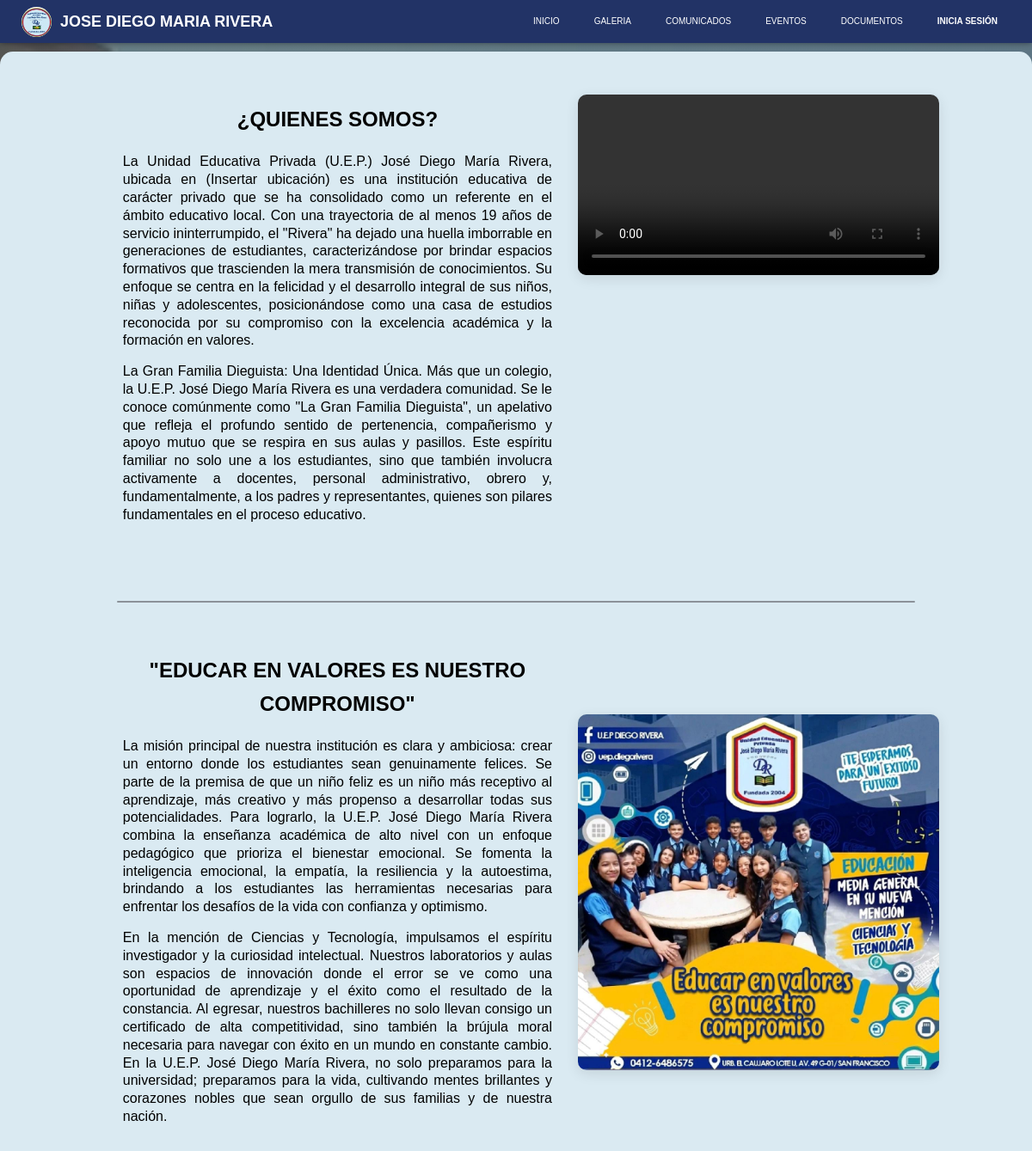
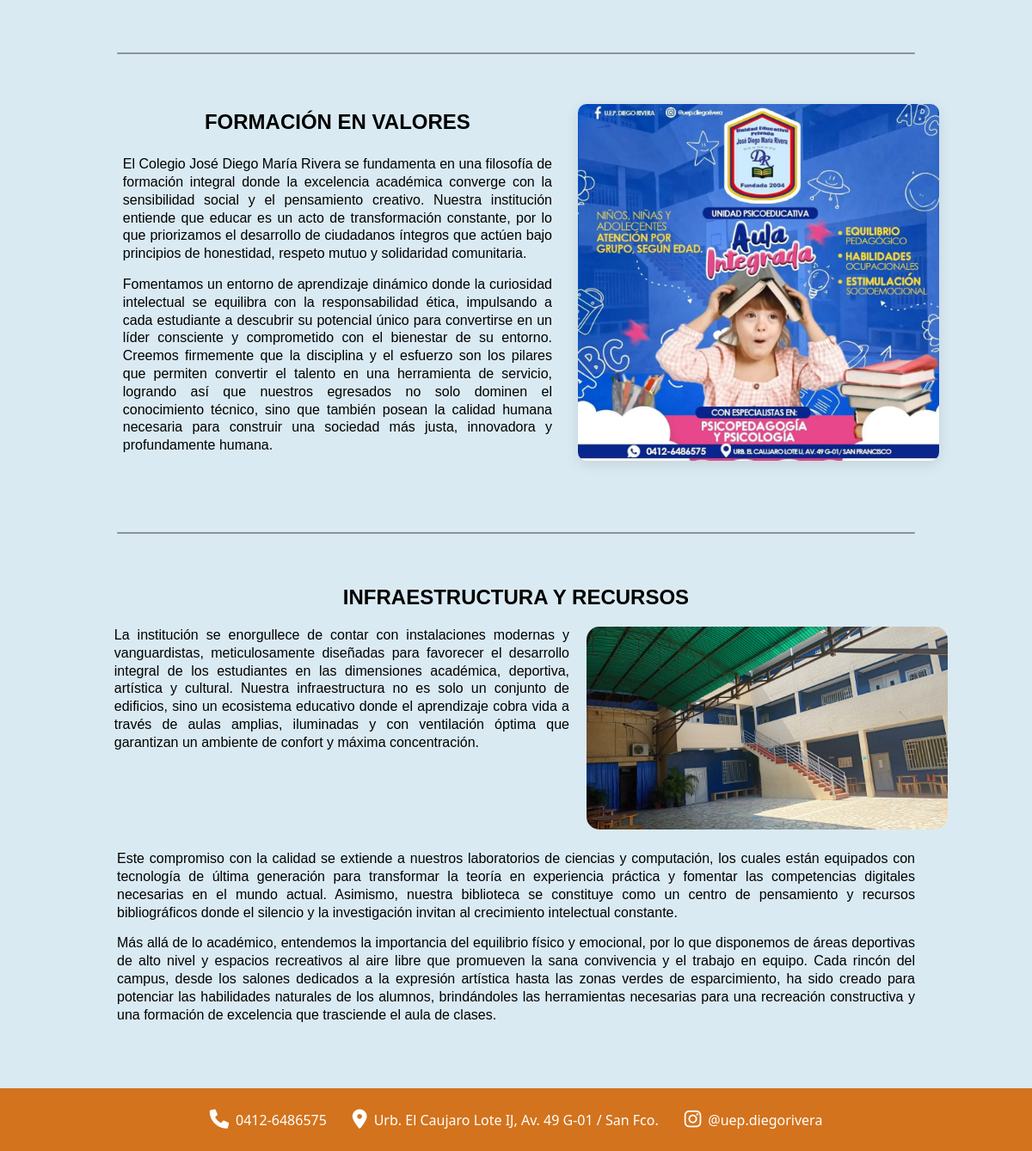
The page / on the database its author committed (2 pictures, top to bottom).
### tables this page shows
CREATE TABLE `secciones_paginas` (
  `id_seccion` int NOT NULL AUTO_INCREMENT,
  `nombre_seccion` varchar(45) NOT NULL,
  PRIMARY KEY (`id_seccion`)
);

### index.php (the view, shortened to what this page needs)
<!DOCTYPE html>
<html lang="es">
<head>
    <link rel="stylesheet" href="css/estilos.css?v=1.110">
</head>
<body>
    <header class="header">
        <nav class="nav">
            <a href="index.php" class="logo">
                <img class="img" src="img_video/WhatsApp_Image_2026-03-02_at_4.15.30_PM-removebg-preview.png" alt="">
                <h1>Jose Diego Maria Rivera</h1>
            </a>
            <ul class="nav-menu" id="navlinks">
                <li class="nav-menu-item"><a href="index.php" class="nav-menu-link">inicio</a></li>
                <?php
                include 'conexion_be.php';
                $query_menu = mysqli_query($conexion, "SELECT * FROM secciones_paginas");
                while($seccion = mysqli_fetch_assoc($query_menu)) {
                    $nombre = $seccion['nombre_seccion'];
                    echo '<li class="nav-menu-item">
                            <a href="seccion.php?id='.$seccion['id_seccion'].'" class="nav-menu-link">'.strtolower($nombre).'</a>
                        </li>';
                }
                $panelGestionLi = "";
                if (isset($_SESSION['usuario'])) {
                    if (tienePermiso('ver_panel_admin')) {
                        $panelGestionLi = '<li><a href="admin_panel.php">⚙️ Panel de Control</a></li>';
                    }
                    echo '
                    <li class="nav-menu-item user-panel-container">
                        <button id="userBtn" class="nav-menu-link user-btn" style="border: none; cursor: pointer; display: flex; align-items: center;">
                            👤 ' . htmlspecialchars($_SESSION['usuario']) . '
                        </button>
                        <div id="userPanel" class="user-panel-dropdown">
                            <div class="user-info">
                                <p class="user-name"><strong>' . htmlspecialchars($_SESSION['nombre_completo'] ?? $_SESSION['usuario']) . '</strong></p>
                                <span class="user-role">' . strtoupper($_SESSION['rol']) . '</span>
                            </div>
                            <hr>
                            <ul class="user-actions">
                                ' . $panelGestionLi . '
                                <li><a href="cerrar_sesion.php" class="logout-link">🚪 Cerrar Sesión</a></li>
                            </ul>
                        </div>
                    </li>';
                } else {
                    echo '
                    <li class="nav-menu-item">
                        <a href="login.php" class="nav-menu-link" style="font-weight: bold;"> Inicia sesión</a>
                    </li>';
                }
                ?>
            </ul>
        </nav>
    </header>
    <div class="contenido contenido-inicio">
    <div class="contenedor-padre">
        <div class="bloque-contenido">
            <div class="texto-columna">
                <h2>¿Quienes somos?</h2>
                <p>
                    La Unidad Educativa Privada (U.E.P.) José Diego María Rivera, ubicada en (Insertar ubicación) es una institución educativa de carácter privado que se ha consolidado como un referente en el ámbito educativo local. Con una trayectoria de al menos 19 años de servicio ininterrumpido, el "Rivera" ha dejado una huella imborrable en generaciones de estudiantes, caracterizándose por brindar espacios formativos que trascienden la mera transmisión de conocimientos. Su enfoque se centra en la felicidad y el desarrollo integral de sus niños, niñas y adolescentes, posicionándose como una casa de estudios reconocida por su compromiso con la excelencia académica y la formación en valores.
                    </p>
                    <p>
                    La Gran Familia Dieguista: Una Identidad Única. Más que un colegio, la U.E.P. José Diego María Rivera es una verdadera comunidad. Se le conoce comúnmente como "La Gran Familia Dieguista", un apelativo que refleja el profundo sentido de pertenencia, compañerismo y apoyo mutuo que se respira en sus aulas y pasillos. Este espíritu familiar no solo une a los estudiantes, sino que también involucra activamente a docentes, personal administrativo, obrero y, fundamentalmente, a los padres y representantes, quienes son pilares fundamentales en el proceso educativo.
                </p>
            </div>
            <div class="imagen-columna">
                <video autoplay controls src="img_video/WhatsApp Video 2026-03-02 at 4.46.59 PM.mp4"></video>
            </div>
        </div>
    </div>
<hr class="linea-separadora">
    <div class="contenedor-padre">
        <div class="bloque-contenido">
            <div class="texto-columna">
                <h2>"Educar en Valores es Nuestro Compromiso"</h2>
                <p>
                        La misión principal de nuestra institución es clara y ambiciosa: crear un entorno donde los estudiantes sean genuinamente felices. Se parte de la premisa de que un niño feliz es un niño más receptivo al aprendizaje, más creativo y más propenso a desarrollar todas sus potencialidades. Para lograrlo, la U.E.P. José Diego María Rivera combina la enseñanza académica de alto nivel con un enfoque pedagógico que prioriza el bienestar emocional. Se fomenta la inteligencia emocional, la empatía, la resiliencia y la autoestima, brindando a los estudiantes las herramientas necesarias para enfrentar los desafíos de la vida con confianza y optimismo.
                    </p>
                    <p>
                        En la mención de Ciencias y Tecnología, impulsamos el espíritu investigador y la curiosidad intelectual. Nuestros laboratorios y aulas son espacios de innovación donde el error se ve como una oportunidad de aprendizaje y el éxito como el resultado de la constancia. Al egresar, nuestros bachilleres no solo llevan consigo un certificado de alta competitividad, sino también la brújula moral necesaria para navegar con éxito en un mundo en constante cambio. En la U.E.P. José Diego María Rivera, no solo preparamos para la universidad; preparamos para la vida, cultivando mentes brillantes y corazones nobles que sean orgullo de sus familias y de nuestra nación.
                    </p>
            </div>
            <div class="imagen-columna">
                <img src="img_video/Valores.jpeg" alt="Valores Institucionales">
            </div>
        </div>
    </div>
<hr class="linea-separadora">
    <div class="contenedor-padre">
        <div class="bloque-contenido">
            <div class="texto-columna">
                <h2>Formación en Valores</h2>
                    <p>
                    El Colegio José Diego María Rivera se fundamenta en una filosofía de formación integral donde la excelencia académica converge con la sensibilidad social y el pensamiento creativo. Nuestra institución entiende que educar es un acto de transformación constante, por lo que priorizamos el desarrollo de ciudadanos íntegros que actúen bajo principios de honestidad, respeto mutuo y solidaridad comunitaria.
                </p>
                <p>
                    Fomentamos un entorno de aprendizaje dinámico donde la curiosidad intelectual se equilibra con la responsabilidad ética, impulsando a cada estudiante a descubrir su potencial único para convertirse en un líder consciente y comprometido con el bienestar de su entorno. Creemos firmemente que la disciplina y el esfuerzo son los pilares que permiten convertir el talento en una herramienta de servicio, logrando así que nuestros egresados no solo dominen el conocimiento técnico, sino que también posean la calidad humana necesaria para construir una sociedad más justa, innovadora y profundamente humana.
                </p>
            </div>
            <div class="imagen-columna">
                <img src="img_video/Formacion.jpeg" alt="Formación y Recursos">
            </div>
        </div>
    </div>
<hr class="linea-separadora">
        <div class="contenedor-padre">
            <h2>Infraestructura y Recursos</h2>
            <div class="bloque-anclado">
                <div class="texto-anclado">
                    <p>
                        La institución se enorgullece de contar con instalaciones modernas y vanguardistas, meticulosamente diseñadas para favorecer el desarrollo integral de los estudiantes en las dimensiones académica, deportiva, artística y cultural. Nuestra infraestructura no es solo un conjunto de edificios, sino un ecosistema educativo donde el aprendizaje cobra vida a través de aulas amplias, iluminadas y con ventilación óptima que garantizan un ambiente de confort y máxima concentración.
                    </p>
                </div>
                <div class="imagen-anclada">
                    <img src="img_video/Infraestructura.jpeg" alt="Instalaciones">
                </div>
            </div>
            <div class="texto-libre">
                <p>
                Este compromiso con la calidad se extiende a nuestros laboratorios de ciencias y computación, los cuales están equipados con tecnología de última generación para transformar la teoría en experiencia práctica y fomentar las competencias digitales necesarias en el mundo actual. Asimismo, nuestra biblioteca se constituye como un centro de pensamiento y recursos bibliográficos donde el silencio y la investigación invitan al crecimiento intelectual constante.
                </p>
                <p>
                Más allá de lo académico, entendemos la importancia del equilibrio físico y emocional, por lo que disponemos de áreas deportivas de alto nivel y espacios recreativos al aire libre que promueven la sana convivencia y el trabajo en equipo. Cada rincón del campus, desde los salones dedicados a la expresión artística hasta las zonas verdes de esparcimiento, ha sido creado para potenciar las habilidades naturales de los alumnos, brindándoles las herramientas necesarias para una recreación constructiva y una formación de excelencia que trasciende el aula de clases.
                </p>
            </div>
        </div>
</div>
<link rel="stylesheet" href="https://cdnjs.cloudflare.com/ajax/libs/font-awesome/6.0.0/css/all.min.css">
<footer class="footer-container">
    <div class="footer-row">
        <div class="footer-item">
            <i class="fa-solid fa-phone"></i>
            <span>0412-6486575</span>
        </div>
        <div class="footer-item">
            <i class="fa-solid fa-location-dot"></i>
            <a href="https://maps.app.goo.gl/P2JfVgBKfsBDXrfXA" target="_blank">
                Urb. El Caujaro Lote IJ, Av. 49 G-01 / San Fco.
            </a>
        </div>
        <div class="footer-item">
            <i class="fa-brands fa-instagram"></i>
            <a href="https://www.instagram.com/uep.diegorivera" target="_blank">@uep.diegorivera</a>
        </div>
    </div>
</footer>
</body>
</html>

### css/estilos.css (style rules this page uses)
* { margin: 0; box-sizing: border-box; }
body { margin: 0; display: flex; flex-direction: column; min-height: 100vh; font-family: sans-serif; padding: 70px 0px 0; background: linear-gradient(rgba(5, 7, 12, 0.50),rgba(5, 7, 12, 0.50)), url("../img_video/Fachada.jpeg") center / cover no-repeat fixed; box-sizing: border-box; }
.header { background: #236; height: 50px; position: fixed; width: 100%; top: 0; left: 0; box-shadow: 0 0 7px #0007; overflow: visible; z-index: 2; }
.nav { display: flex; justify-content: space-between; max-width: 1200px; margin: 0 auto; width: 100%; padding: 0 20px; }
a { color: #fff; text-decoration: none; }
.img { height: 35px; width: 35px; background: #fff; border-radius: 20px; margin-top: 8px; margin-right: 10px; transition: all 0.3s ease; }
.nav-menu { display: flex; margin-right: 0px; list-style: none; }
.nav-menu-item { font-size: 10px; margin: 0px; line-height: 50px; text-transform: uppercase !important; width: max-content; height: 50px; transition: all 0.3s ease; }
.nav-menu-link { height: 50px; margin: 0; padding: 20px 20px; }
.contenido-inicio { display: flex; flex-wrap: wrap; gap: 20px; width: 95%; max-width: 1200px; margin: auto; align-items: center; flex-direction: row; box-sizing: border-box; }
.contenido h2 { margin-bottom: 20px; margin-top: 10px; text-transform: uppercase; text-align: center; }
p { margin-bottom: 15px; line-height: 1.3; }
.contenedor-padre { width: 100%; padding: 20px 0; margin-top: 10px; margin-bottom: 20px; }
.contenido-inicio .contenedor-padre:first-child .bloque-contenido { align-items: start !important; }
.bloque-contenido { display: grid; grid-template-columns: 8% 1fr 420px 5%; flex-wrap: wrap; align-items: center; gap: 30px; width: 100%; margin-bottom: 15px; }
.linea-separadora { width: 80%; height: 2px; background-color: #8b9299; margin: 0px auto; border: none; border-radius: 2px; }
.texto-columna { grid-column: 2; text-align: justify; padding-top: 10px; line-height: 1.6; }
.texto-columna h2 { margin-top: 0; }
.imagen-columna { grid-column: 3; max-width: 100%; display: flex; justify-content: center; }
.imagen-columna img, .imagen-columna video { width: 100%; height: auto; border-radius: 10px; box-shadow: 0 4px 15px rgba(0,0,0,0.1); }
.bloque-anclado { display: grid; grid-template-columns: 8% 1fr 420px 5%; align-items: start; gap: 20px; }
.texto-anclado { grid-column: 2; }
.imagen-anclada { grid-column: 3; }
.imagen-anclada img { border-radius: 15px; }
.texto-libre { padding: 20px 10% 0 10%; text-align: justify; line-height: 1.6; }
.footer-container { background-color: #d3731d; color: white; padding: 20px 10px; font-family: 'Segoe UI', Tahoma, Geneva, Verdana, sans-serif; text-align: center; width: 100%; box-sizing: border-box; }
.footer-row { display: flex; flex-direction: row; justify-content: center; align-items: center; gap: 30px; flex-wrap: wrap; }
.footer-item { display: flex; align-items: center; margin: 5px 0; gap: 8px; }
.footer-item i { font-size: 1.4rem; }
.footer-item span, .footer-item a { color: white; text-decoration: none; font-size: 1rem; text-align: left; }
hr { margin: 10px; }
body { margin: 0; display: flex; flex-direction: column; min-height: 100vh; font-family: sans-serif; padding: 50px 0px 0; background: linear-gradient(rgba(5, 7, 12, 0.50),rgba(5, 7, 12, 0.50)), url("../img_video/Fachada.jpeg") center / cover no-repeat; overflow-x: hidden; }
.header { background: #236; height: 50px; position: fixed; width: 100%; top: 0; left: 0; box-shadow: 0 0 7px #0007; z-index: 2; }
.logo { font-size: 15px; font-weight: bold; padding: 0 5px; line-height: 50px; text-transform: uppercase; display: flex; }
.logo h1 { font-size: 18px; line-height: 50px; margin: 0; white-space: nowrap; overflow: hidden; text-overflow: ellipsis; max-width: 250px; }
.nav-menu { display: flex; list-style: none; }
.nav-menu-item { font-size: 10px; line-height: 50px; text-transform: uppercase; }
.nav-menu-link { padding: 20px; }
.contenido { width: 100%; max-width: 1200px; min-width: 0; background: #DAEAF2; margin: 10px auto 0 auto; border-radius: 15px 15px 0 0; padding: 20px; text-align: justify; display: flex; flex-wrap: wrap; flex-direction: column; }
img, video { max-width: 100%; height: auto; }
* { max-width: 100%; }

### rows shown on the page
secciones_paginas: nombre_seccion "GALERIA"
secciones_paginas: nombre_seccion "COMUNICADOS"
secciones_paginas: nombre_seccion "EVENTOS"
secciones_paginas: nombre_seccion "DOCUMENTOS"
